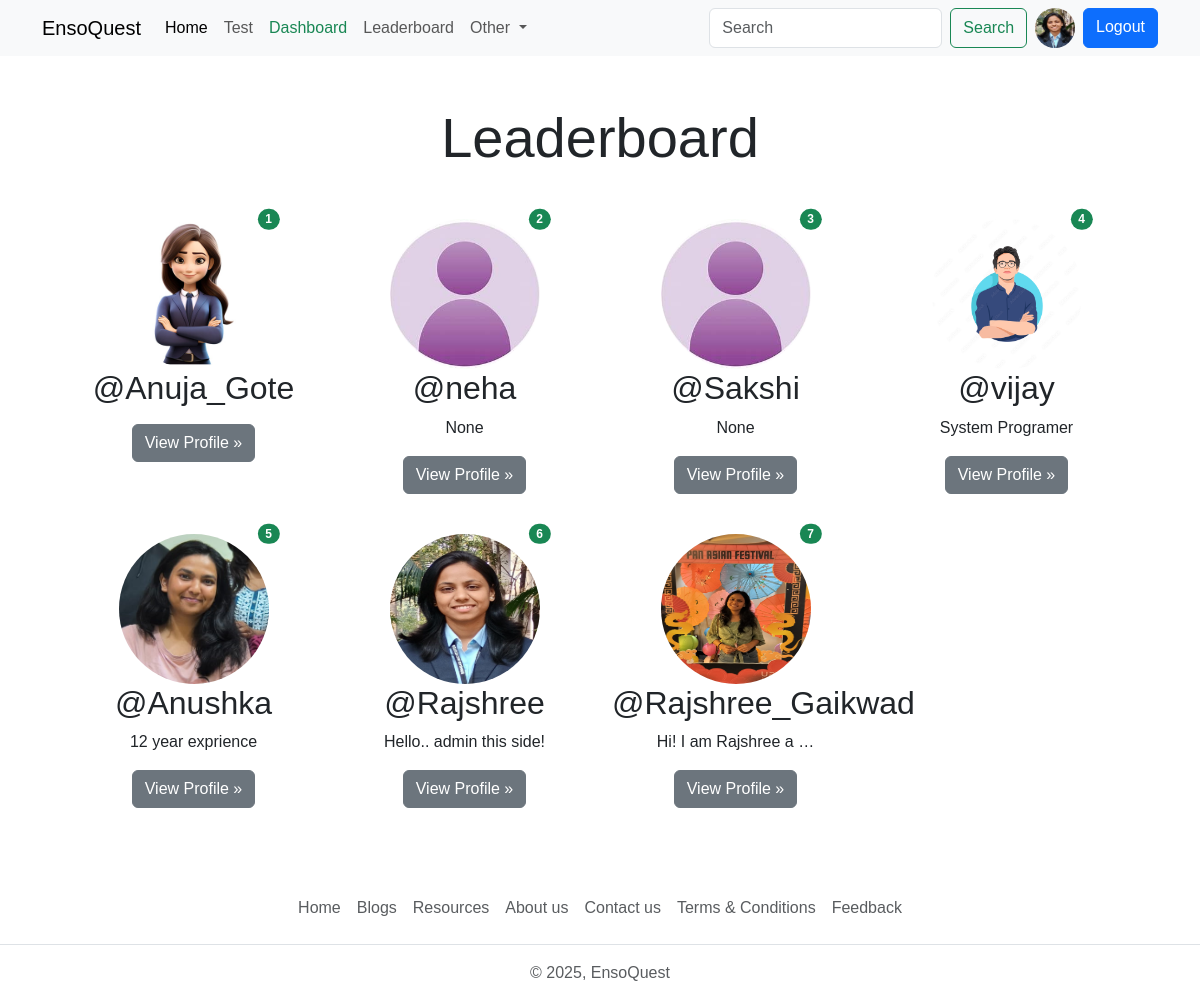
The app's page /leaderboard (signed in), older data.
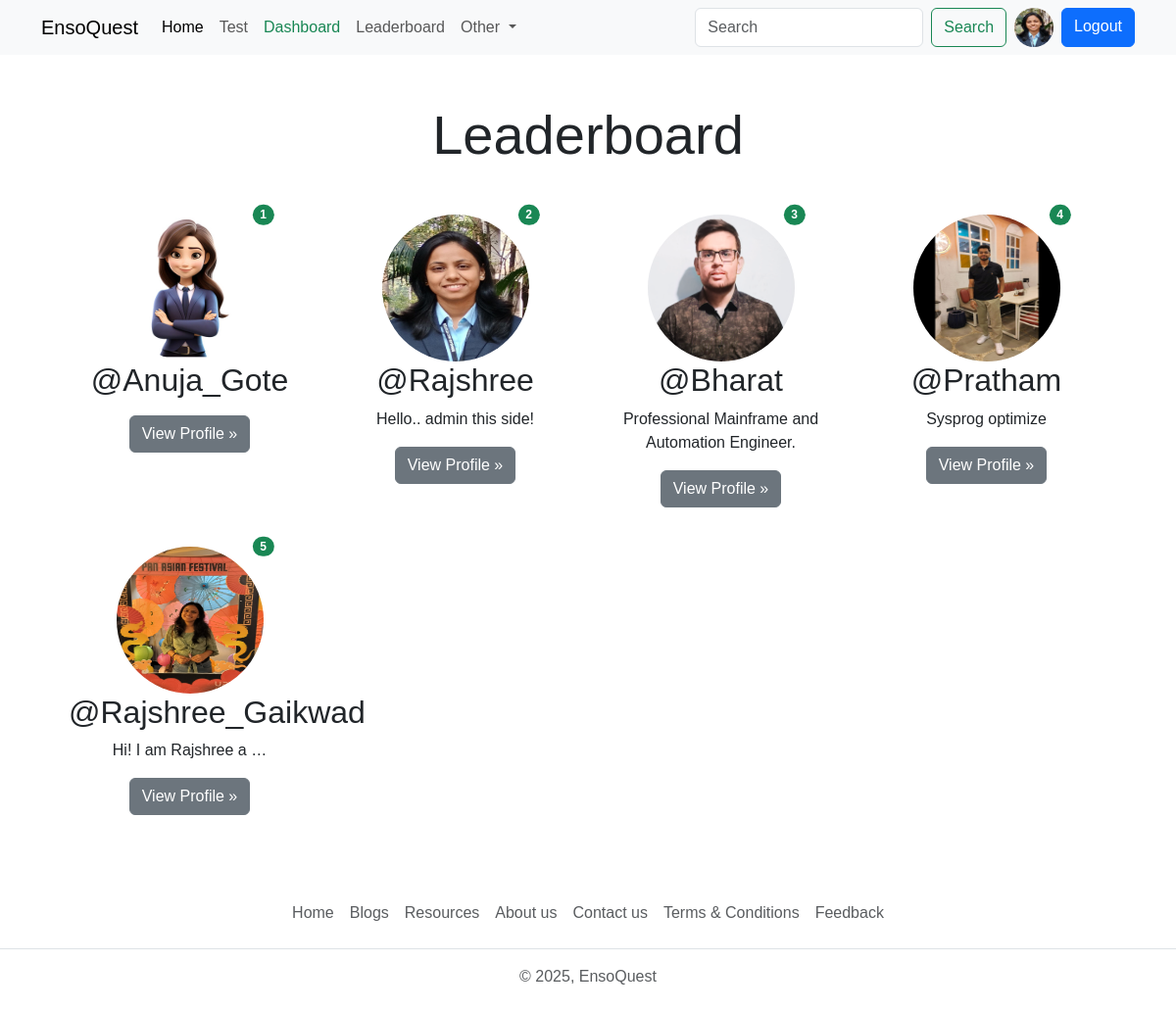
The same page, newer data.
### account/models.py (models this page shows, shortened)
class Profile(models.Model):
    user = models.OneToOneField(User,on_delete=models.CASCADE, null=True,verbose_name='User Object')
    position = models.CharField(max_length=100,blank=True,null=True)
    bio = models.TextField(blank=True,null=True)
    profile_img = models.ImageField(upload_to='profile_image', default='user.png',blank=True,null=True,verbose_name= 'Profile Pic')

### quiz/models.py (models this page shows, shortened)
class UserRank(models.Model):
    user = models.OneToOneField(User, on_delete=models.CASCADE)
    rank = models.IntegerField(null=True, blank=True)
    total_score = models.IntegerField(null=True,blank=True)

### base/views.py (the view)
# urls.py: path('leaderboard', views.leaderboard_view, name='leaderboard'),
@login_required(login_url="login")
def leaderboard_view(request):
    user_object = request.user
    user_profile = request.user.profile
    leaderboard_users = UserRank.objects.order_by('rank')
    context = {"leaderboard_users":leaderboard_users}
    return render(request, "Leaderboard.html", context)

### Templates/Leaderboard.html (shortened to what this page needs)
{% extends 'index.html' %}
{% block content %}
 <div class="container text-center">
    <h1 class="display-4 text-center my-5">Leaderboard</h1>
    <div class="row row-cols-sm-1 row-cols-md-2 row-cols-lg-3 row-cols-xl-4 mx-3">
      {% if leaderboard_users|length == 0 %}
      <div class="col-lg-4 position-relative mb-4">
        <h4 class="text-center text-danger"> No User Available on Leaderboard</h4>
      </div>
      {% else %}
      {% for rank in leaderboard_users %}
      <div class="col-lg-4 position-relative mb-4">
        <img src="{{rank.user.profile.profile_img.url}}" class=" rounded-circle rounded-circleTemplates/Leaderboard.html" width="150" height="150" alt="user-profile">
        <span class="position-absolute top-0 start-90 translate-middle badge rounded-pill bg-success">
          {{ forloop.counter}}
        </span>
        <h2 class="fw-normal">@{{rank.user.username}}</h2>
        <p>{{rank.user.profile.bio|truncatewords:5}}</p>
        <p><a class="btn btn-secondary " href="{% url 'profile' rank.user.username %}">View Profile »</a></p>
      </div>
      {% endfor %}
      {% endif %}
    </div>
  </div>
{% endblock content %}

### Templates/index.html (shortened to what this page needs)
{% load static %}
<!DOCTYPE html>
<html lang="en">
<head>
  <link rel="stylesheet" href="{% static 'css/style.css' %}">
  <link href="https://cdn.jsdelivr.net/npm/bootstrap@5.3.3/dist/css/bootstrap.min.css" rel="stylesheet"
>
  <link rel="stylesheet" href="https://cdnjs.cloudflare.com/ajax/libs/bootstrap-icons/1.11.3/font/bootstrap-icons.min.css">
</head>
<body>
  {% include "components/navbar.html" %}
  {% block content %}
  {% endblock content %}
  {% include "components/footer.html" %}
</body>
</html>

### Templates/components/navbar.html (shortened to what this page needs)
  <nav class="navbar navbar-expand-lg bg-body-tertiary d-none d-lg-block">
    <div class="container">
      <a class="navbar-brand" href="{% url 'home' %}">EnsoQuest</a>
      <div class="collapse navbar-collapse" id="navbarSupportedContent">
        <ul class="navbar-nav me-auto mb-2 mb-lg-0">
          <li class="nav-item">
            <a class="nav-link active" aria-current="page" href="{% url 'home' %}">Home</a>
          </li>
          <li class="nav-item">
            <a class="nav-link" href="{% url 'all_quiz' %}">Test</a>
          </li>
          {% if request.user.is_superuser %}
          <li class="nav-item">
          <a class="nav-link text-success" href="{% url 'dashboard' %}" >Dashboard</a>
          </li>
          {% endif %}
          <li class="nav-item">
            <a class="nav-link" href="{% url 'leaderboard' %}">Leaderboard</a>
          </li>
          <li class="nav-item dropdown">
            <a class="nav-link dropdown-toggle" href="#" role="button" data-bs-toggle="dropdown" aria-expanded="false">
              Other
            </a>
          </li>
        </ul>
        <form class="d-flex" role="search" action="{% url 'search_users' %}">
          <input class="form-control me-2" type="search" name="q" placeholder="Search" aria-label="Search">
          <button class="btn btn-outline-success" type="submit">Search</button>
          {% if request.user.is_authenticated %}
          <a href="{% url 'profile' request.user.username %}" data-bs-toggle="tooltip" data-bs-placement="bottom" data-bs-title="{{request.user.username}}" class="mx-2">
            <img src="{{request.user.profile.profile_img.url}}" class="rounded-circle" width="40" height="40" alt="profile_img">
          </a>
          <a href="{% url 'logout' %}" class="btn btn-primary">Logout</a>
          {% else %}
          <a href="{% url 'login' %}" class="btn btn-primary ms-2">Login</a>
          {% endif %}
        </form>
      </div>
    </div>
  </nav>

### Templates/components/footer.html
<footer class="py-3 my-4">
    <ul class="nav justify-content-center border-bottom pb-3 mb-3">
      <li class="nav-item"><a href="{% url 'home' %}" class="nav-link px-2 text-body-secondary">Home</a></li>
      <li class="nav-item"><a href="{% url 'blogs' %}" class="nav-link px-2 text-body-secondary">Blogs</a></li>
      <li class="nav-item"><a href="{% url 'resources' %}" class="nav-link px-2 text-body-secondary">Resources</a></li>
      <li class="nav-item"><a href="{% url 'about' %}" class="nav-link px-2 text-body-secondary">About us</a></li>
      <li class="nav-item"><a href="{% url 'contact' %}" class="nav-link px-2 text-body-secondary">Contact us</a></li>
      <li class="nav-item"><a href="{% url 'terms_conditions' %}" class="nav-link px-2 text-body-secondary">Terms & Conditions</a></li>
      <li class="nav-item"><a href="#" class="nav-link px-2 text-body-secondary">Feedback</a></li>
    </ul>
    <p class="text-center text-body-secondary">© 2025, EnsoQuest</p>
  </footer>

### static/css/style.css (style rules this page uses)
* { font-family: Arial, Helvetica, sans-serif !important; }

Row changes from the older to the newer data that the page shows:
removed UserRank: user.profile.profile_img (placeholder picture), user.username "neha", user.profile.bio "None"
removed UserRank: user.profile.profile_img (placeholder picture), user.username "Sakshi", user.profile.bio "None"
removed UserRank: user.profile.profile_img (picture), user.username "vijay", user.profile.bio "System Programer"
removed UserRank: user.profile.profile_img (picture), user.username "Anushka", user.profile.bio "12 year exprience"
added UserRank: user.profile.profile_img (picture), user.username "Bharat", user.profile.bio "Professional Mainframe and Automation Engineer."
added UserRank: user.profile.profile_img (picture), user.username "Pratham", user.profile.bio "Sysprog optimize"
